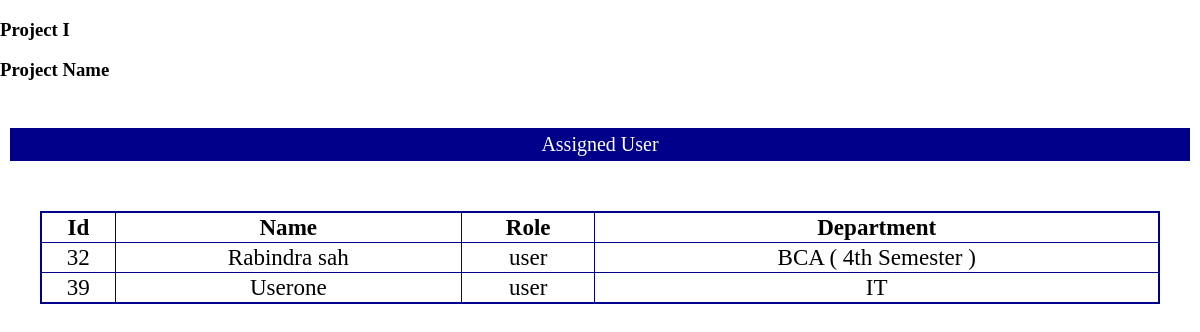
Page /Assignment/assigned_user.php?p_id=6 (signed in) on the committed database.
### tables this page shows
CREATE TABLE `project` (
  `id` int(11) NOT NULL,
  `project_name` varchar(255) NOT NULL,
  `file_type` int(11) NOT NULL,
  `file` varchar(255) DEFAULT NULL,
  `cost` int(11) NOT NULL,
  `project_details` text DEFAULT NULL,
  `created_date` timestamp NOT NULL DEFAULT current_timestamp() ON UPDATE current_timestamp(),
  `deadline` datetime DEFAULT NULL
);

CREATE TABLE `assigned_member` (
  `Id` int(11) NOT NULL,
  `user_id` int(11) DEFAULT 0,
  `project_id` int(11) DEFAULT 0,
  `foreman_id` int(11) DEFAULT 0,
  `main_task_id` int(11) NOT NULL
);

CREATE TABLE `users` (
  `id` int(11) NOT NULL,
  `fullname` varchar(255) NOT NULL,
  `email` varchar(50) DEFAULT NULL,
  `phone` int(11) DEFAULT NULL,
  `address` varchar(255) NOT NULL,
  `username` varchar(255) DEFAULT NULL,
  `password` varchar(255) DEFAULT NULL,
  `department_id` int(11) DEFAULT NULL,
  `role` varchar(20) NOT NULL,
  `created_date` timestamp NOT NULL DEFAULT current_timestamp() ON UPDATE current_timestamp()
);

CREATE TABLE `department` (
  `dpt_id` int(11) NOT NULL,
  `department_name` varchar(255) NOT NULL,
  `created_date` timestamp NOT NULL DEFAULT current_timestamp() ON UPDATE current_timestamp()
);

### Assignment/assigned_user.php (the view, shortened to what this page needs)
<?php
include '../dbconnect/dbconnect.php';
$project_id = $_GET['p_id'];
   $userType = $_SESSION["user_type"];
?>
<!DOCTYPE html>
<html lang="en">
<head>
    <link rel="stylesheet" href="../css/project_details.css">
    <link rel="stylesheet" href="../css/assignment.css">
</head>
<body>
    <?php
if($userType== "admin" || $userType== "foreman" || $userType=="user")
        { ?>
    <?php
        include "./header/header.php";
    ?>
        <?php
        if(!($userType=='user')){?>
        <div class="layout">
                <a href="./userAssignProject.php?p_id=<?php echo $project_id ?>" id="assign_user">Assign</a>
                <a href="./unassign.php?p_id=<?php echo $project_id; ?>" id="assign_user">UnAssign</a>
                 </div>
            <?php
            }?>
        <center><div Class="user_nav">Assigned User</div></center>
        <div class='showuser'>
            <div class="usertableview">
                <form action="" method="POST">
                    <table border="1">
                        <?php
                            $query_assigned_view="SELECT * from assigned_member where project_id='$project_id'";
                            $result_assigned=mysqli_query($conn,$query_assigned_view);
                            $num_assigned=mysqli_num_rows($result_assigned);
                            if($num_assigned>0)
                            {?>
                             <tr>
                                <th>Id</th>
                                <th>Name</th>
                                <th>Role</th>
                                <th>Department</th>
                                </tr>
                                <?php
                                while($row=mysqli_fetch_assoc($result_assigned))
                                {
                                    $assigned_user_id=$row['user_id'];
                                    if($assigned_user_id=='0')
                                    {
                                    }
                                    else if(!$assigned_user_id=='0')
                                    {
                                        $query_users_view="SELECT * from users where id='$assigned_user_id'";
                                        $result_view=mysqli_query($conn,$query_users_view);
                                        $num_view=mysqli_num_rows($result_view);
                                        if($num_view>0)
                                        {
                                            while($row=mysqli_fetch_assoc($result_view))
                                            {
                                                $user_id=$row['id'];
                                                $fullname=$row['fullname'];
                                                $role=$row['role'];
                                                $dpt_id=$row['department_id'];
                                            }
                                        }
                                        ?>
                                        <tr>
                                            <td><?php echo  $user_id ?></td>
                                            <td><?php echo $fullname  ?></td>
                                            <td><?php echo $role ?></td>
                                        <?php
                                            $query_department_view="SELECT * from department where dpt_id='$dpt_id'";
                                            $dpt_result_view=mysqli_query($conn,$query_department_view);
                                                $row=mysqli_fetch_assoc($dpt_result_view);
                                                    $dpt_name=$row['department_name'];
                                        ?>
                                        <td><?php echo $dpt_name ?></td>
                                        </tr>
                                        <?php
                                    }
                                }
                            }
                            else
                            {
                                echo "No Assigned Member Found.";
                            }
                        ?>
                    </table>
            </div>
        </div>
    <?php
    }
    else
    { echo "Access Forbidden";
    }?>
</body>
</html>

### Assignment/header/header.php (shortened to what this page needs)
<?php
    if($userType== "admin" || $userType== "foreman" || $userType=="user")
    { ?>
        <div class="mainhead">
            <table border="0">
                <div class="project_info">
                    <?php
                        $sql="select * from project where id=$project_id" ;
                        $result_view=mysqli_query($conn,$sql);
                        $row_view=mysqli_fetch_assoc($result_view);
                        $fetched_project_name=$row_view['project_name'];
                    ?>
                    <div id="project_name">
                    <h3 class="p_n">
                            <?php
                            echo $fetched_project_name ;
                            ?>
                        </h3>
                        <?php if($userType=="user"){?>
                    <h3> Project Name </h3>
                    <?php }
                    else
                    { ?>
                        <h3 class="p">Project Name </h3>
                    <?php } ?>
                    </div>
                </div>
            </table>
        </div>
    <?php
    }?>

### css/project_details.css (style rules this page uses)
body { margin: 0px; padding: 0px; }
a { color: #551A8B; text-decoration: none; }
#assign_user { margin-right: 6rem; color: white; padding: 10px; }
td { font-size: 10px; color: black; text-align: center; }
th { font-size: 15px; text-align: center; }

### css/assignment.css (style rules this page uses)
.showuser, .showforeman { width: 100%; height: 300px; display: flex; align-content: center; }
.usertableview, .foremantableview { flex: 6; margin:40px; }
table,th,td { font-size: larger; border-collapse: collapse; }
table { width: 100%; border: 2px solid darkblue; }
.foreman_nav, .user_nav { background-color: darkblue; color: white; font-size: 20px; margin: 10px; padding: 5px; }

### rows in the picture
project: project_name "Project I"
assigned_member: user "32", user.fullname "Rabindra sah", user.role "user", department.department_name "BCA ( 4th Semester )"
assigned_member: user "39", user.fullname "Userone", user.role "user", department.department_name "IT"
